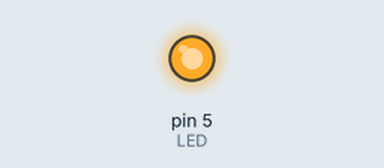
A sketch run on a simulated Arduino Uno, built with avr-gcc and run on an emulated ATmega328P. Parts: output pins drawn as LEDs (lit = HIGH). What the sketch prints to the serial monitor is not drawn.

Above: at 1.5 s.
At 4.5 s:
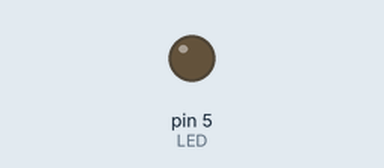
Timing chart, 0 to 7.8 s (numbered marks = the images above):
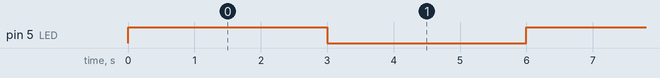

Measured:
- by itself, pin 5 (LED): alternates HIGH for 3.0 s and LOW for 3.0 s

The sketch:

sketch_oct18b.ino
```cpp
int LED=5;


void setup() {
Serial.begin(9600); //set the baud rate
pinMode(LED, OUTPUT); // Declare the mode of pin
Serial.println("LED Blink");
}

void loop(){
  digitalWrite(LED, HIGH);// make the LED pin high
  delay(3000); //delay of 3000 milliseconds
  digitalWrite(LED, LOW); //make the LED pin low
  delay(3000);
}
```
